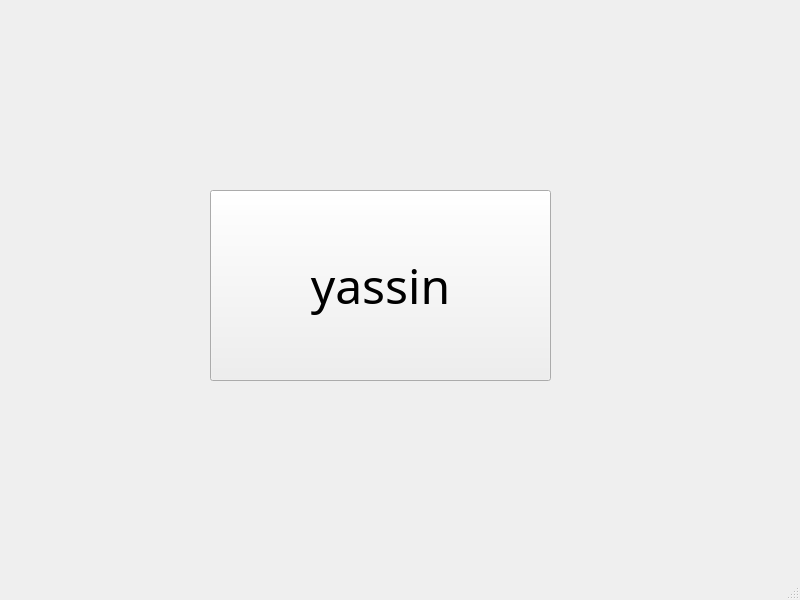
<?xml version="1.0" encoding="UTF-8"?>
<ui version="4.0">
 <class>MainWindow</class>
 <widget class="QMainWindow" name="MainWindow">
  <property name="geometry">
   <rect>
    <x>0</x>
    <y>0</y>
    <width>800</width>
    <height>600</height>
   </rect>
  </property>
  <property name="windowTitle">
   <string>MainWindow</string>
  </property>
  <widget class="QWidget" name="centralwidget">
   <widget class="QPushButton" name="pushButton">
    <property name="geometry">
     <rect>
      <x>210</x>
      <y>190</y>
      <width>341</width>
      <height>191</height>
     </rect>
    </property>
    <property name="font">
     <font>
      <family>Nirmala UI Semilight</family>
      <pointsize>36</pointsize>
     </font>
    </property>
    <property name="text">
     <string>yassin</string>
    </property>
   </widget>
  </widget>
  <widget class="QMenuBar" name="menubar">
   <property name="geometry">
    <rect>
     <x>0</x>
     <y>0</y>
     <width>800</width>
     <height>21</height>
    </rect>
   </property>
  </widget>
  <widget class="QStatusBar" name="statusbar"/>
 </widget>
 <resources/>
 <connections/>
</ui>
